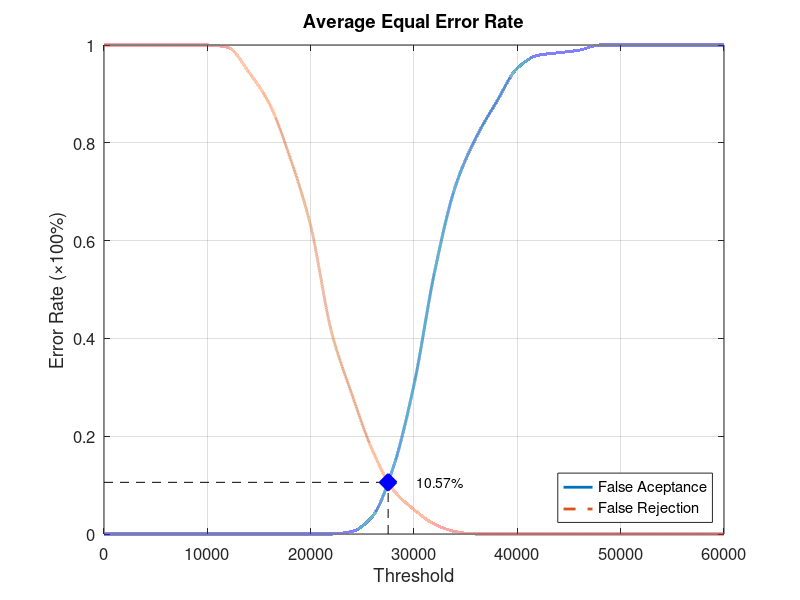
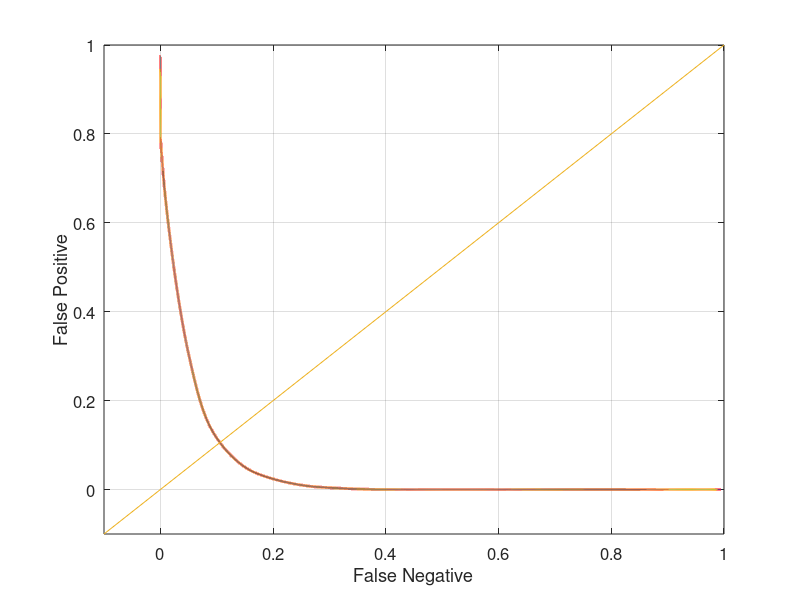

These charts were generated, in order, by the following MATLAB code:
function yEER = Database3_2
close all;
clear;
clc;
x = 0:2000:60000;
xq = 0:0.5:60000;

y0 = [0 0 0 0 0 0 0 0 0 0 0 0 0.00526316 0.0368421 0.136842 0.305263 0.536842 0.710526 0.810526 0.884211 0.952632 0.978947 0.984211 0.989474 1 1 1 1 1 1 1];
yy0 = interp1(x, y0, xq, 'pchip');
y1 = [1 1 1 1 1 1 0.995 0.945 0.88 0.77 0.63 0.415 0.285 0.17 0.09 0.05 0.02 0.005 0 0 0 0 0 0 0 0 0 0 0 0 0];
yy1 = interp1(x, y1, xq, 'pchip');

% Calculating EER: 
y2 = abs(y0 - y1);
find(y2 == min(y2))
yy2 = abs(yy0 - yy1);
xEER = find(yy2 == min(yy2));
xEERIndex = xq(xEER) % X-axis EER
yEER = yy0(xEER) % Y-axis EER

main = figure
plot(xq, yy0,'-','LineWidth', 2);	hold on
plot(xq, yy1,'--','LineWidth', 2);	hold on
plot([xEERIndex xEERIndex], [0 yEER], 'k--');	hold on
plot([0 xEERIndex], [yEER yEER], 'k--');	hold on
plot(xEERIndex, yEER, 'bx', 'LineWidth', 10);	hold on
text(xEERIndex + 10 * xEERIndex / 100, yEER, [num2str(round((10000 * yEER)) / 100) '%'])
legend('False Aceptance', 'False Rejection', 'Location', 'SouthEast')
xlabel('Threshold')
ylabel('Error Rate (\times100%)')
title('Average Equal Error Rate')
set(gca, 'FontSize', 12)
axis([0 60000 0 1])
grid on

print(main, 'Database3_2Main', '-dpng');
FNRxFPR = figure('Color', [1 1 1]);
plot(yy1, yy0, '-', yy1, yy0, 'LineWidth', 2);
hold on
y = -0.1:0.1:1
plot(y, y); 
set(gca, 'FontSize', 12)
xlabel('False Negative')
ylabel('False Positive')
axis([-0.1 1 -0.1 1])
set(gca, 'FontSize', 12)
grid on

print(FNRxFPR, 'Database3_2FNRxFPR','-dpng');
end
